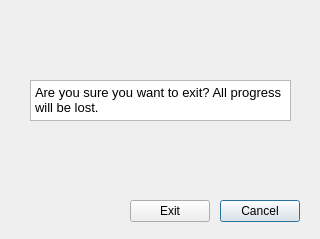
<?xml version="1.0" encoding="UTF-8"?>
<ui version="4.0">
 <class>ExitWindow</class>
 <widget class="QDialog" name="ExitWindow">
  <property name="geometry">
   <rect>
    <x>0</x>
    <y>0</y>
    <width>320</width>
    <height>239</height>
   </rect>
  </property>
  <property name="windowTitle">
   <string>Exit?</string>
  </property>
  <widget class="QPushButton" name="cancelButton">
   <property name="geometry">
    <rect>
     <x>220</x>
     <y>200</y>
     <width>80</width>
     <height>22</height>
    </rect>
   </property>
   <property name="text">
    <string>Cancel</string>
   </property>
  </widget>
  <widget class="QPushButton" name="exitButton">
   <property name="geometry">
    <rect>
     <x>130</x>
     <y>200</y>
     <width>80</width>
     <height>22</height>
    </rect>
   </property>
   <property name="text">
    <string>Exit</string>
   </property>
  </widget>
  <widget class="QTextBrowser" name="textBrowser">
   <property name="geometry">
    <rect>
     <x>30</x>
     <y>80</y>
     <width>261</width>
     <height>41</height>
    </rect>
   </property>
   <property name="html">
    <string>&lt;!DOCTYPE HTML PUBLIC &quot;-//W3C//DTD HTML 4.0//EN&quot; &quot;http://www.w3.org/TR/REC-html40/strict.dtd&quot;&gt;
&lt;html&gt;&lt;head&gt;&lt;meta name=&quot;qrichtext&quot; content=&quot;1&quot; /&gt;&lt;style type=&quot;text/css&quot;&gt;
p, li { white-space: pre-wrap; }
&lt;/style&gt;&lt;/head&gt;&lt;body style=&quot; font-family:'Sans Serif'; font-size:9pt; font-weight:400; font-style:normal;&quot;&gt;
&lt;p style=&quot; margin-top:0px; margin-bottom:0px; margin-left:0px; margin-right:0px; -qt-block-indent:0; text-indent:0px;&quot;&gt;&lt;span style=&quot; font-size:10pt;&quot;&gt;Are you sure you want to exit? All progress will be lost. &lt;/span&gt;&lt;/p&gt;&lt;/body&gt;&lt;/html&gt;</string>
   </property>
  </widget>
 </widget>
 <resources/>
 <connections/>
</ui>
